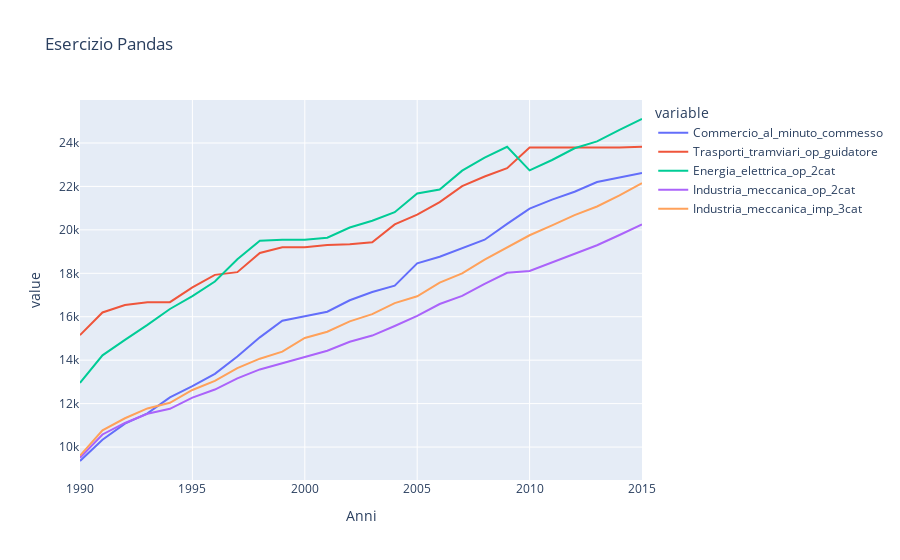

This figure's notebook cell:
### Markdown cell above
Creazione grafico lineare con plotly.express

### Code cell
fig1 = px.line(df, x='Anni', y=["Commercio_al_minuto_commesso", "Trasporti_tramviari_op_guidatore","Energia_elettrica_op_2cat","Industria_meccanica_op_2cat","Industria_meccanica_imp_3cat"], title='Esercizio Pandas')
fig1.show(render_mode='notebook')

### Figure 1 — Plotly figure (JSON) as saved in the notebook; plotly's stock layout.template omitted (floating-point values rounded to 4 significant figures)
{"data": [{"hovertemplate": "variable=Commercio_al_minuto_commesso<br>Anni=%{x}<br>value=%{y}<extra></extra>", "legendgroup": "Commercio_al_minuto_commesso", "line": {"color": "#636efa", "dash": "solid"}, "marker": {"symbol": "circle"}, "mode": "lines", "name": "Commercio_al_minuto_commesso", "orientation": "v", "showlegend": true, "type": "scatter", "x": [1990, 1991, 1992, 1993, 1994, 1995, 1996, 1997, 1998, 1999, 2000, 2001, 2002, 2003, 2004, 2005, 2006, 2007, 2008, 2009, 2010, 2011, 2012, 2013, 2014, 2015], "xaxis": "x", "y": [9358.0, 10340.0, 11070.0, 11550.0, 12290.0, 12810.0, 13370.0, 14170.0, 15050.0, 15820.0, 16020.0, 16230.0, 16760.0, 17140.0, 17430.0, 18460.0, 18760.0, 19160.0, 19550.0, 20270.0, 20980.0, 21390.0, 21750.0, 22200.0, 22430.0, 22620.0], "yaxis": "y"}, {"hovertemplate": "variable=Trasporti_tramviari_op_guidatore<br>Anni=%{x}<br>value=%{y}<extra></extra>", "legendgroup": "Trasporti_tramviari_op_guidatore", "line": {"color": "#EF553B", "dash": "solid"}, "marker": {"symbol": "circle"}, "mode": "lines", "name": "Trasporti_tramviari_op_guidatore", "orientation": "v", "showlegend": true, "type": "scatter", "x": [1990, 1991, 1992, 1993, 1994, 1995, 1996, 1997, 1998, 1999, 2000, 2001, 2002, 2003, 2004, 2005, 2006, 2007, 2008, 2009, 2010, 2011, 2012, 2013, 2014, 2015], "xaxis": "x", "y": [15150.0, 16200.0, 16540.0, 16670.0, 16670.0, 17350.0, 17930.0, 18050.0, 18940.0, 19200.0, 19200.0, 19300.0, 19340.0, 19430.0, 20250.0, 20700.0, 21280.0, 22020.0, 22460.0, 22840.0, 23790.0, 23790.0, 23790.0, 23790.0, 23790.0, 23830.0], "yaxis": "y"}, {"hovertemplate": "variable=Energia_elettrica_op_2cat<br>Anni=%{x}<br>value=%{y}<extra></extra>", "legendgroup": "Energia_elettrica_op_2cat", "line": {"color": "#00cc96", "dash": "solid"}, "marker": {"symbol": "circle"}, "mode": "lines", "name": "Energia_elettrica_op_2cat", "orientation": "v", "showlegend": true, "type": "scatter", "x": [1990, 1991, 1992, 1993, 1994, 1995, 1996, 1997, 1998, 1999, 2000, 2001, 2002, 2003, 2004, 2005, 2006, 2007, 2008, 2009, 2010, 2011, 2012, 2013, 2014, 2015], "xaxis": "x", "y": [12950.0, 14220.0, 14940.0, 15620.0, 16360.0, 16950.0, 17620.0, 18650.0, 19500.0, 19540.0, 19540.0, 19640.0, 20110.0, 20420.0, 20810.0, 21680.0, 21860.0, 22730.0, 23330.0, 23820.0, 22740.0, 23220.0, 23760.0, 24080.0, 24600.0, 25100.0], "yaxis": "y"}, {"hovertemplate": "variable=Industria_meccanica_op_2cat<br>Anni=%{x}<br>value=%{y}<extra></extra>", "legendgroup": "Industria_meccanica_op_2cat", "line": {"color": "#ab63fa", "dash": "solid"}, "marker": {"symbol": "circle"}, "mode": "lines", "name": "Industria_meccanica_op_2cat", "orientation": "v", "showlegend": true, "type": "scatter", "x": [1990, 1991, 1992, 1993, 1994, 1995, 1996, 1997, 1998, 1999, 2000, 2001, 2002, 2003, 2004, 2005, 2006, 2007, 2008, 2009, 2010, 2011, 2012, 2013, 2014, 2015], "xaxis": "x", "y": [9506.0, 10580.0, 11110.0, 11530.0, 11760.0, 12280.0, 12650.0, 13170.0, 13570.0, 13860.0, 14180.0, 14430.0, 14850.0, 15130.0, 15570.0, 16040.0, 16590.0, 16960.0, 17510.0, 18020.0, 18110.0, 18500.0, 18910.0, 19290.0, 19760.0, 20250.0], "yaxis": "y"}, {"hovertemplate": "variable=Industria_meccanica_imp_3cat<br>Anni=%{x}<br>value=%{y}<extra></extra>", "legendgroup": "Industria_meccanica_imp_3cat", "line": {"color": "#FFA15A", "dash": "solid"}, "marker": {"symbol": "circle"}, "mode": "lines", "name": "Industria_meccanica_imp_3cat", "orientation": "v", "showlegend": true, "type": "scatter", "x": [1990, 1991, 1992, 1993, 1994, 1995, 1996, 1997, 1998, 1999, 2000, 2001, 2002, 2003, 2004, 2005, 2006, 2007, 2008, 2009, 2010, 2011, 2012, 2013, 2014, 2015], "xaxis": "x", "y": [9604.0, 10770.0, 11330.0, 11780.0, 12040.0, 12630.0, 13040.0, 13630.0, 14070.0, 14390.0, 15020.0, 15310.0, 15790.0, 16120.0, 16630.0, 16940.0, 17570.0, 17990.0, 18630.0, 19210.0, 19750.0, 20200.0, 20680.0, 21080.0, 21580.0, 22150.0], "yaxis": "y"}], "layout": {"legend": {"title": {"text": "variable"}, "tracegroupgap": 0}, "title": {"text": "Esercizio Pandas"}, "xaxis": {"anchor": "y", "domain": [0, 1], "title": {"text": "Anni"}}, "yaxis": {"anchor": "x", "domain": [0, 1], "title": {"text": "value"}}}}
